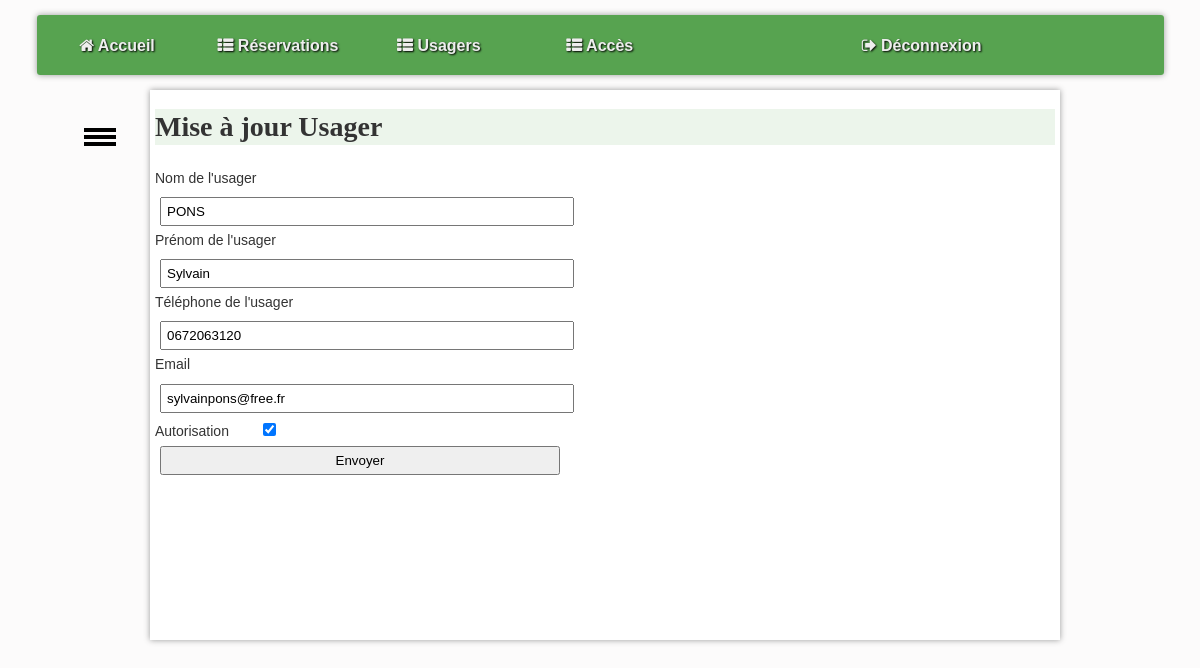
The app's page /acces-gsm/controleur/recapUsagerControleur.php?id=2 with its own data.
### tables this page shows
CREATE TABLE `usager` (
  `id` int NOT NULL,
  `nom` varchar(255) NOT NULL,
  `prenom` varchar(255) NOT NULL,
  `telephone` varchar(20) DEFAULT NULL,
  `email` varchar(255) DEFAULT NULL,
  `autorise` tinyint(1) NOT NULL
);

### modele/usagersModel.php (called while the page is built, shortened)
<?php
function getUsagerById($id)
{
    try {
        $cnx = connexionPDO();
        $sql = "
            SELECT usager.id, usager.nom, usager.prenom, usager.telephone, usager.email, usager.autorise
            FROM usager
            JOIN reservation ON reservation.usager_id = usager.id
            WHERE usager.id = :id
        ";
        $req = $cnx->prepare($sql);
        $req->bindValue(':id', $id, PDO::PARAM_STR);
        $req->execute();
        $reservation = $req->fetch(PDO::FETCH_ASSOC);
        return $reservation;
    } catch (PDOException $e) {
        print "Erreur !: " . $e->getMessage();
        die();
    }
}

### vue/usager/miseAJourUsager.html.php (the view, shortened to what this page needs)
<h1>Mise à jour Usager</h1>
<form action="./?action=miseAJourUsager" method="POST">
    <div class="form-group">
    </div>
    <div class="form-group">
        <label for="nom">Nom de l'usager</label>
        <input type="text" id="nom" name="nom" value="<?= htmlspecialchars($majUsager['nom'], ENT_QUOTES) ?>" required class="form-control">
    </div>
    <div class="form-group">
        <label for="prenom">Prénom de l'usager</label>
        <input type="text" id="prenom" name="prenom" value="<?= htmlspecialchars($majUsager['prenom'], ENT_QUOTES) ?>" required class="form-control">
    </div>
    <div class="form-group">
        <label for="telephone">Téléphone de l'usager</label>
        <input type="text" id="telephone" name="telephone" value="<?= htmlspecialchars($majUsager['telephone'], ENT_QUOTES) ?>" required class="form-control">
    </div>
    <div class="form-group">
        <label for="email">Email</label>
        <input type="email" id="email" name="email" value="<?= htmlspecialchars($majUsager['email'], ENT_QUOTES) ?>" required class="form-control">
    </div>
    <div cl ass="form-group">
        <label for="autorise">Autorisation</label>
        <input type="checkbox" id="autorise" name="autorise" value="1" <?= $majUsager['autorise'] == 1 ? 'checked' : '' ?>>
    </div>
    <input type="submit" class="btn btn-primary" value="Envoyer"/>
</form>

### assets/css/base.css (style rules this page uses)
:root { --largeurPage: 900px; --largeurMenuCont : 200px; --margeCalc: calc((100% - var(--largeurPage)) / 2); --margeMenuHaut : 15px; --hauteurMenuGene:60px; --coulA1:#5A7694; --coulA2:#D7E5ED; --coulB1:#566459; --coulB2:#90974A; --coulC:#CDBCA0; --fondC:#fcfbfb; --padding_cote:5px; }
body { font-family: Arial; color : #333; font-size : 14px; line-height : 1.3; scroll-behavior: smooth; background-color : var(--fondC); }
.form-group { display: grid; grid-template-columns: auto; grid-template-rows: auto auto; gap: 5px; }
label { grid-row: 1; grid-column: 1; }
input { grid-row: 2; grid-column: 1; }

### assets/css/form.css (style rules this page uses)
input[type=text],input[type=email],input[type=submit],input[type=password],input[type=checkbox],input[type=int], input[type=number],input[type=date],input[type=time],select,option { padding : 5px; margin : 5px; }
label { padding-right : 25px; }
input[type=text],input[type=email],input[type=submit],input[type=password],input[type=int],input[type=number], input[type=date],input[type=time] { width : 400px; }

### assets/css/utilisateurs.css (style rules this page uses)
h1,h2,h3,h4 { font-family: Futura; background-color : rgba(69, 153, 62, 0.1); }

### records on screen
usager: nom "PONS", prenom "Sylvain", telephone "0672063120", email "sylvainpons@free.fr", autorise "☑"
